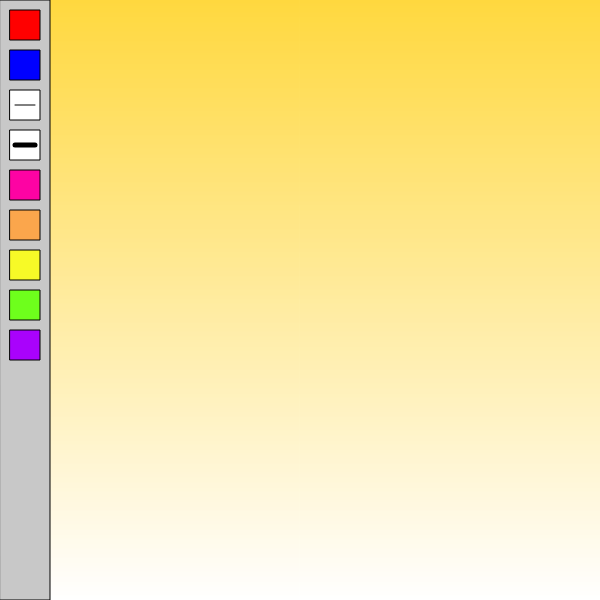
Frame 1 (no input)
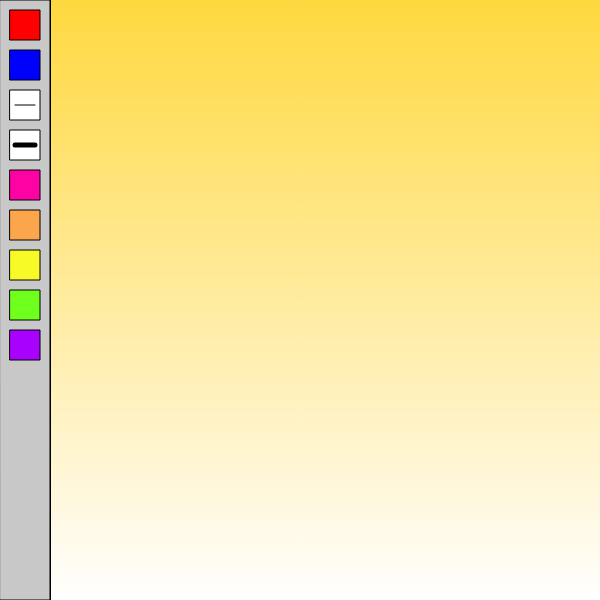
Frame 60 (no input)
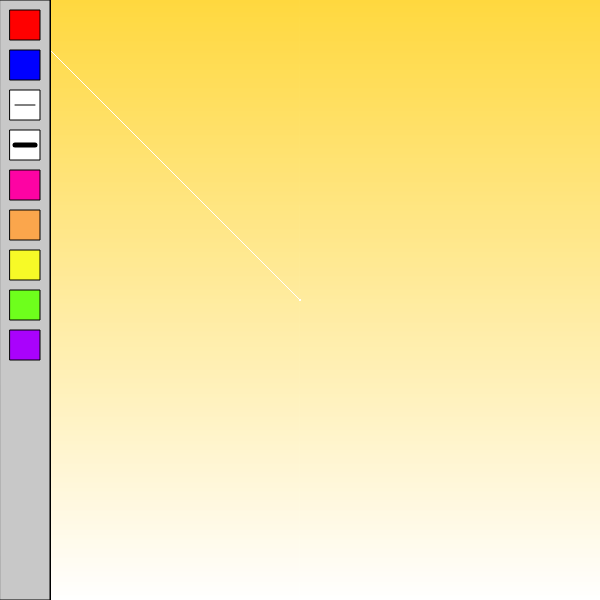
Frame 120 (the mouse pressed at the canvas centre since frame 60)

The p5.js sketch that drew these frames (run headless with seeded random() and noise() and a simulated clock; from frame 60 on, the mouse is pressed at the canvas centre):

// p5.js sketch
// ── sketch.js
let paint_mode = false
let current_stroke = 1

//gradient
var c1, c2;

//rainbowpen
var hues;
var rainbow = true;
var rate = 1;

function setup() {
  createCanvas(600, 600);
  // Define colors
  c1 = color(255, 204, 0);
  c2 = color(255);
  setGradient(c1, c2);
}


function setGradient(c1, c2) {
  // noprotect
  noFill();
  for (var y = 0; y < height; y++) {
    var inter = map(y, 0, height, 0, 1);
    var c = lerpColor(c1, c2, inter);
    stroke(c);
    line(0, y, width, y);
  }
}



function draw() {

    // only execute this code if you've turn on paint_mode
    if (paint_mode == true) {
        line(pmouseX, pmouseY, mouseX, mouseY)
        // line(pmouseX+10, pmouseY+10, pmouseX+10, pmouseY+10)
        // line(pmouseX+10, pmouseY+10, pmouseX+10, pmouseY+10)        
    }



    // make a button on the canvas 
    // use push and pop to isolate any changes from the rest of your code
    push()
    stroke(0)
    strokeWeight(1)

    // make the toolbar area
    fill(200, 200, 200)
    rect(0, 0, 50, height)

    // make the red button
    fill(255, 0, 0)
    rect(10, 10, 30, 30)

    // make the blue button
    fill(0, 0, 255)
    rect(10, 50, 30, 30)


     // make the rainbow button
    fill(253, 3, 163)
    rect(10, 170, 30, 30)

    //orange button 
    fill(251, 166, 76)
    rect(10, 210, 30, 30)

    //yellow button 
    fill(247, 250, 39)
    rect(10, 250, 30, 30)

    //green box
    fill(110, 255, 28)
    rect(10, 290, 30, 30)


    //purple box
    fill(169, 2, 252)
    rect(10, 330, 30, 30)


    //make an decrease stokeWeight button
    fill(255, 255, 255)
    rect(10, 90, 30, 30)
    line(15, 105, 35, 105)

    //make an increase stokeWeight button
    fill(255, 255, 255)
    rect(10, 130, 30, 30)
    strokeWeight(5)
    line(15, 145, 35, 145)






    pop()

}

function mousePressed() {
    paint_mode = true
}

function mouseReleased() {
    paint_mode = false
}

function mouseClicked() {

    // check to see if the mouse click was within the red button coords
    if (mouseX > 10 && mouseX < 40 && mouseY > 10 && mouseY < 40) {
        stroke(255, 0, 0, 50)
    }

    // check to see if the mouse click was within the blue button coords
    if (mouseX > 10 && mouseX < 40 && mouseY > 50 && mouseY < 90) {
        stroke(0, 0, 255, 50)
    }



    // test if mouse clicked in strokeWeight increase box
    if (mouseX > 10 && mouseX < 40 && mouseY > 90 && mouseY < 130) {
        if (current_stroke > 1) {
            current_stroke -= 1
        }        
        strokeWeight(current_stroke)        
    }

    // test if mouse clicked in strokeWeight decrease box
    if (mouseX > 10 && mouseX < 40 && mouseY > 130 && mouseY < 170) {
        current_stroke += 1        
        strokeWeight(current_stroke)

        }

     // rainbow test 
      if (mouseX > 10 && mouseX < 40 && mouseY > 170 && mouseY < 210) {
        stroke (253, 3, 163)
        }

    
    //orange box
      if (mouseX > 10 && mouseX < 40 && mouseY > 210 && mouseY < 250) {
        stroke (251, 166, 76)

        }  


   
    //yellow box
      if (mouseX > 10 && mouseX < 40 && mouseY > 250 && mouseY < 290) {
        stroke (247, 250, 39)

        }  

     //green box
      if (mouseX > 10 && mouseX < 40 && mouseY > 290 && mouseY < 330) {
        stroke (110, 255, 28)

        }  

    //purple box
      if (mouseX > 10 && mouseX < 40 && mouseY > 330 && mouseY < 370) {
        stroke (169, 2, 252)

        }  
  


  if (keyIsPressed)
    if (keyCode == ESCAPE) {
      background(255)
    }


}


 
